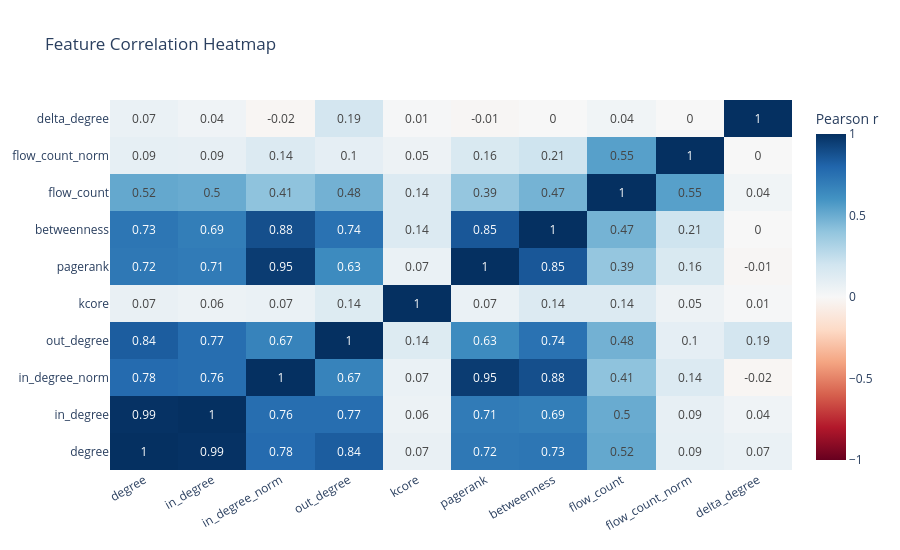

Source (notebook cell):
### Markdown cell above
## 3. Correlation Heatmap

Identify collinearity in the feature set. Highly correlated features provide
redundant signal — LightGBM handles this gracefully, but it is useful to
know which features carry independent information.

### Code cell
corr = all_features[FEATURE_COLS].corr()

fig = go.Figure(
    go.Heatmap(
        z=corr.values,
        x=FEATURE_COLS,
        y=FEATURE_COLS,
        colorscale="RdBu",
        zmid=0,
        colorbar={"title": "Pearson r"},
        text=corr.round(2).values,
        texttemplate="%{text}",
    )
)
fig.update_layout(
    title="Feature Correlation Heatmap",
    height=550,
    xaxis_tickangle=-30,
)
fig.show()

### Figure 1 — Plotly figure (JSON) as saved in the notebook; plotly's stock layout.template omitted (floating-point values rounded to 4 significant figures)
{"data": [{"colorbar": {"title": {"text": "Pearson r"}}, "colorscale": [[0, "rgb(103,0,31)"], [0.1, "rgb(178,24,43)"], [0.2, "rgb(214,96,77)"], [0.3, "rgb(244,165,130)"], [0.4, "rgb(253,219,199)"], [0.5, "rgb(247,247,247)"], [0.6, "rgb(209,229,240)"], [0.7, "rgb(146,197,222)"], [0.8, "rgb(67,147,195)"], [0.9, "rgb(33,102,172)"], [1, "rgb(5,48,97)"]], "text": [[1.0, 0.99, 0.78, 0.84, 0.07, 0.72, 0.73, 0.52, 0.09, 0.07], [0.99, 1.0, 0.76, 0.77, 0.06, 0.71, 0.69, 0.5, 0.09, 0.04], [0.78, 0.76, 1.0, 0.67, 0.07, 0.95, 0.88, 0.41, 0.14, -0.02], [0.84, 0.77, 0.67, 1.0, 0.14, 0.63, 0.74, 0.48, 0.1, 0.19], [0.07, 0.06, 0.07, 0.14, 1.0, 0.07, 0.14, 0.14, 0.05, 0.01], [0.72, 0.71, 0.95, 0.63, 0.07, 1.0, 0.85, 0.39, 0.16, -0.01], [0.73, 0.69, 0.88, 0.74, 0.14, 0.85, 1.0, 0.47, 0.21, 0.0], [0.52, 0.5, 0.41, 0.48, 0.14, 0.39, 0.47, 1.0, 0.55, 0.04], [0.09, 0.09, 0.14, 0.1, 0.05, 0.16, 0.21, 0.55, 1.0, -0.0], [0.07, 0.04, -0.02, 0.19, 0.01, -0.01, 0.0, 0.04, -0.0, 1.0]], "texttemplate": "%{text}", "type": "heatmap", "x": ["degree", "in_degree", "in_degree_norm", "out_degree", "kcore", "pagerank", "betweenness", "flow_count", "flow_count_norm", "delta_degree"], "y": ["degree", "in_degree", "in_degree_norm", "out_degree", "kcore", "pagerank", "betweenness", "flow_count", "flow_count_norm", "delta_degree"], "z": [[1.0, 0.9931, 0.7756, 0.835, 0.07462, 0.7196, 0.7278, 0.5174, 0.09149, 0.06965], [0.9931, 1.0, 0.7648, 0.7653, 0.05796, 0.7071, 0.6926, 0.5039, 0.08637, 0.04105], [0.7756, 0.7648, 1.0, 0.67, 0.06588, 0.9539, 0.8841, 0.4071, 0.1419, -0.01774], [0.835, 0.7653, 0.67, 1.0, 0.1385, 0.6338, 0.7447, 0.4793, 0.09693, 0.1859], [0.07462, 0.05796, 0.06588, 0.1385, 1.0, 0.06776, 0.1422, 0.1434, 0.05256, 0.01309], [0.7196, 0.7071, 0.9539, 0.6338, 0.06776, 1.0, 0.8544, 0.3911, 0.1603, -0.01237], [0.7278, 0.6926, 0.8841, 0.7447, 0.1422, 0.8544, 1.0, 0.474, 0.2074, 0.0009308], [0.5174, 0.5039, 0.4071, 0.4793, 0.1434, 0.3911, 0.474, 1.0, 0.5496, 0.03749], [0.09149, 0.08637, 0.1419, 0.09693, 0.05256, 0.1603, 0.2074, 0.5496, 1.0, -0.0009011], [0.06965, 0.04105, -0.01774, 0.1859, 0.01309, -0.01237, 0.0009308, 0.03749, -0.0009011, 1.0]], "zmid": 0}], "layout": {"height": 550, "title": {"text": "Feature Correlation Heatmap"}, "xaxis": {"tickangle": -30}}}
